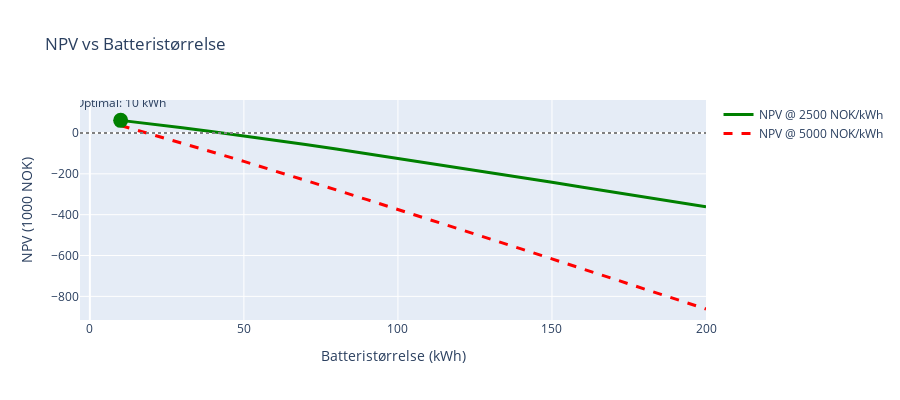

The notebook cell saved with this chart:
### Markdown cell above
## 4. Batterioptimalisering

### 4.1 Optimal batteristørrelse

### Code cell
# NPV optimization curves
if not optimization_results.empty:
    # Separate by cost scenario
    target_results = optimization_results[optimization_results['cost_scenario'] == 'target']
    market_results = optimization_results[optimization_results['cost_scenario'] == 'market']

    fig = go.Figure()

    # Add traces
    if not target_results.empty:
        fig.add_trace(go.Scatter(
            x=target_results['battery_kwh'],
            y=target_results['npv']/1000,
            name='NPV @ 2500 NOK/kWh',
            line=dict(color='green', width=3)
        ))

    if not market_results.empty:
        fig.add_trace(go.Scatter(
            x=market_results['battery_kwh'],
            y=market_results['npv']/1000,
            name='NPV @ 5000 NOK/kWh',
            line=dict(color='red', width=3, dash='dash')
        ))

    # Mark optimal point
    if not target_results.empty:
        optimal_idx = target_results['npv'].idxmax()
        fig.add_trace(go.Scatter(
            x=[target_results.loc[optimal_idx, 'battery_kwh']],
            y=[target_results.loc[optimal_idx, 'npv']/1000],
            mode='markers+text',
            marker=dict(size=15, color='green'),
            text=[f"Optimal: {target_results.loc[optimal_idx, 'battery_kwh']:.0f} kWh"],
            textposition='top center',
            name='Optimal (target)',
            showlegend=False
        ))

    # Add zero line
    fig.add_hline(y=0, line_dash="dot", line_color="gray")

    fig.update_layout(
        title='NPV vs Batteristørrelse',
        xaxis_title='Batteristørrelse (kWh)',
        yaxis_title='NPV (1000 NOK)',
        height=400,
        hovermode='x unified'
    )
    fig.show()

    # Key metrics table
    optimal_df = pd.DataFrame([
        ['Batteristørrelse', f"{optimal_battery_kwh:.0f}", 'kWh'],
        ['Batterieffekt', f"{optimal_battery_kw:.0f}", 'kW'],
        ['NPV (2500 NOK/kWh)', f"{optimal_npv_target:,.0f}", 'NOK'],
        ['NPV (5000 NOK/kWh)', f"{optimal_npv_market:,.0f}", 'NOK'],
        ['Payback', f"{optimal_payback:.1f}", 'år'],
        ['Årlige besparelser', f"{optimal_annual_savings:,.0f}", 'NOK/år']
    ], columns=['Nøkkeltall', 'Verdi', 'Enhet'])

    display(HTML('<h4>Optimal løsning</h4>'))
    display(optimal_df.style.hide(axis='index'))

### Figure 1 — Plotly figure (JSON) as saved in the notebook; plotly's stock layout.template omitted (floating-point values rounded to 4 significant figures)
{"data": [{"line": {"color": "green", "width": 3}, "name": "NPV @ 2500 NOK/kWh", "type": "scatter", "x": [10, 20, 30, 40, 50, 60, 70, 80, 90, 100, 110, 120, 130, 140, 150, 160, 170, 180, 190, 200], "y": [61.78, 44.44, 25.53, 5.922, -14.11, -34.65, -56.38, -78.75, -101.6, -124.2, -147.1, -170.2, -193.7, -217.4, -241.5, -265.3, -289.4, -313.5, -337.6, -361.9]}, {"line": {"color": "red", "dash": "dash", "width": 3}, "name": "NPV @ 5000 NOK/kWh", "type": "scatter", "x": [10, 20, 30, 40, 50, 60, 70, 80, 90, 100, 110, 120, 130, 140, 150, 160, 170, 180, 190, 200], "y": [36.78, -5.559, -49.47, -94.08, -139.1, -184.7, -231.4, -278.7, -326.6, -374.2, -422.1, -470.2, -518.7, -567.4, -616.5, -665.3, -714.4, -763.5, -812.6, -861.9]}, {"marker": {"color": "green", "size": 15}, "mode": "markers+text", "name": "Optimal (target)", "showlegend": false, "text": ["Optimal: 10 kWh"], "textposition": "top center", "type": "scatter", "x": [10], "y": [61.78]}], "layout": {"height": 400, "hovermode": "x unified", "shapes": [{"line": {"color": "gray", "dash": "dot"}, "type": "line", "x0": 0, "x1": 1, "xref": "x domain", "y0": 0, "y1": 0, "yref": "y"}], "title": {"text": "NPV vs Batteristørrelse"}, "xaxis": {"title": {"text": "Batteristørrelse (kWh)"}}, "yaxis": {"title": {"text": "NPV (1000 NOK)"}}}}
